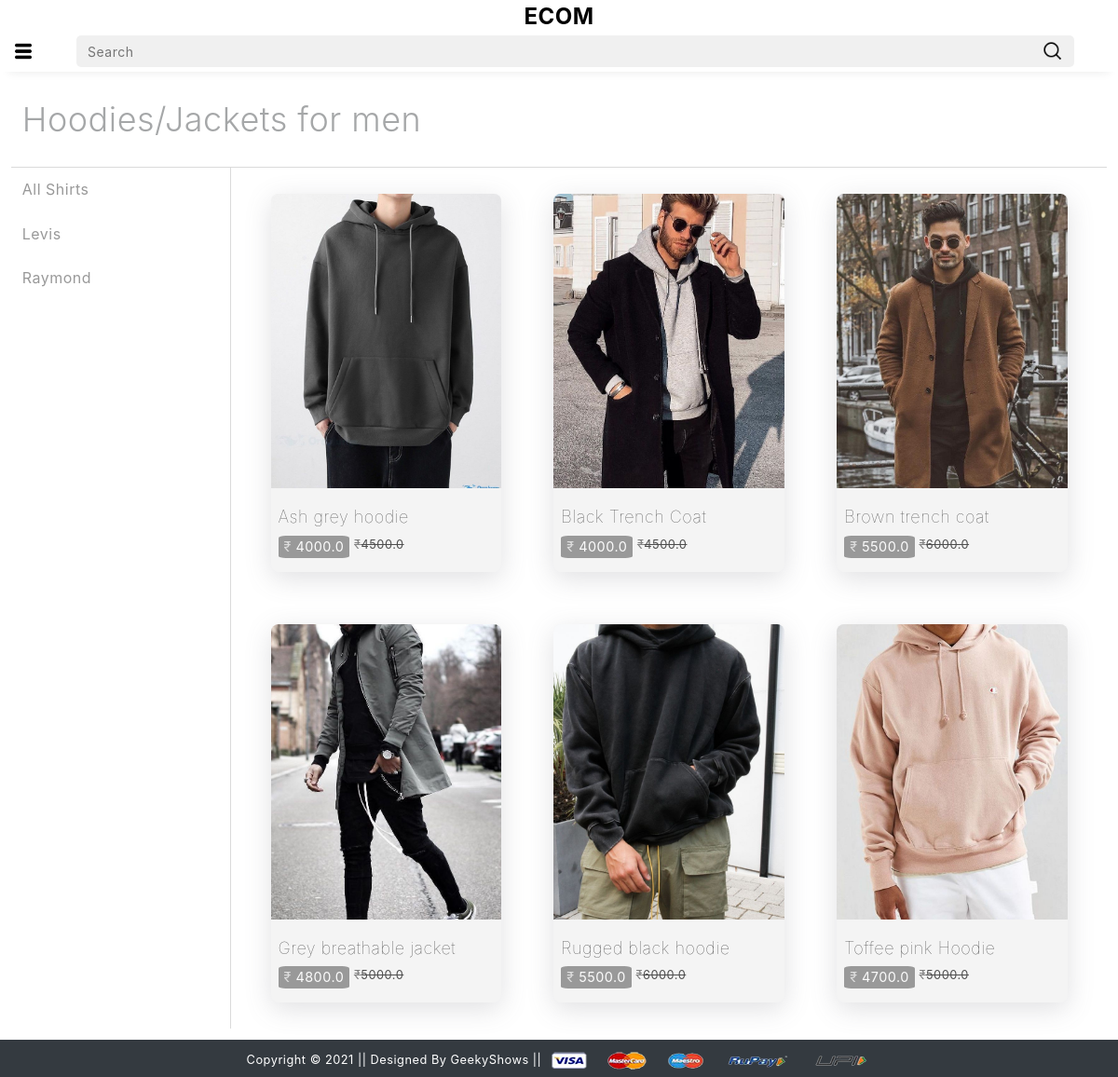
Page /mhoodjack/ on the committed database.
### app/models.py (models this page shows)
class Product(models.Model):
    title=models.CharField(max_length=100)
    selling_price=models.FloatField()
    discounted_price=models.FloatField()
    description=models.TextField()
    brand=models.CharField(max_length=100)
    category=models.CharField(choices=CATEGORY_CHOICES,max_length=3)
    product_image=models.ImageField(upload_to='productimg')

### app/views.py (the view)
# urls.py: path('mhoodjack/', views.mhoodjack, name='mhoodjack'),
def mhoodjack(request,data=None):
    if data == None:
        mhoodjack = Product.objects.filter(category='MHJ')
    elif data == 'Levis' or data == 'Raymond':
        mhoodjack = Product.objects.filter(category='MHJ').filter(brand=data)
    return render(request, 'app/mhoodjack.html',{'mhoodjack':mhoodjack})

### app/templates/app/mhoodjack.html (shortened to what this page needs)
{% extends 'app/base.html' %}
{% load static %}
{% block main-content %}
<div class="all-products-main">
    <div class="all-products-header">Hoodies/Jackets for men</div>
    <div class="all-products-body">
      <div class="all-filters">
        <a
          href="{% url 'wdress'%}"
          class=""
          >All Shirts</a
        >
        <a
          href="{% url 'wdressdata' 'Levis' %}"
          class=""
          >Levis</a
        >
        <a
          href="{% url 'wdressdata' 'Raymond' %}"
          class=""
          >Raymond</a
        >
      </div>
      <div class="all-items">
        {% for product in mhoodjack %}
        <a class="each-slide-item" href="{% url 'product-detail' product.id %}">
          <div class="slide-item-img">
            <img src="{{product.product_image.url}}" alt="not found" />
          </div>
          <div class="slide-item-details">
            <div class="slide-item-title light w-100">
              {{product.title}}
            </div>
            <div class="slide-item-price-outer">
              <div class="slide-item-price light">
                <span class="light">&#8377;</span> {{product.discounted_price}}
              </div>
              <small class="light">
                <span class="light">&#8377;</span>{{product.selling_price}}
              </small>
            </div>
          </div>
        </a>
        {% endfor %}
      </div>
    </div>
  </div>
{% endblock main-content %}

### app/static/app/css/style.css (style rules this page uses)
* { user-select: none; letter-spacing: 0.5px; font-weight: 400; }
.w-100 { font-weight: 100; }
div > a { text-decoration: none; color: black; }
.each-slide-item { display: flex; flex-direction: column; background-color: rgba(128, 128, 128, 0.091); aspect-ratio: 1/1.6; border-radius: 8px; justify-content: space-between; gap: 10px; }
.slide-item-img { border-top-left-radius: 8px; border-top-right-radius: 8px; height: 80%; }
.slide-item-img > img { border-top-left-radius: 8px; border-top-right-radius: 8px; object-fit: cover; height: 100%; width: 100%; }
.slide-item-details { height: 20%; display: flex; flex-direction: column; justify-content: space-evenly; padding: 0px 8px 8px 8px; }
.slide-item-price { font-size: 4vw; background-color: rgba(0, 0, 0, 0.548); width: max-content; color: white; padding: 0.05vw 1.3vw 0.1vw 1.3vw; border-radius: 10%; }
.slide-item-title { font-size: 5vw; color: black; width: 100%; overflow: hidden; white-space: nowrap; text-overflow: ellipsis; }
.all-products-main { display: flex; flex-direction: column; gap: 1vw; padding: 1%; }
.all-products-header { font-weight: 300; font-size: 6vw; display: flex; align-items: center; height: 100%; padding: 1%; opacity: 0.4; }
.all-products-body { display: flex; flex-direction: column; height: 100%; width: 100%; align-items: center; }
.all-filters { display: flex; flex-direction: column; width: 100%; height: 100%; border-top: 0.5px solid rgba(0, 0, 0, 0.144); border-bottom: 0.5px solid rgba(0, 0, 0, 0.144); }
.all-filters > a { padding: 3%; transition: 0.2s ease-in-out; opacity: 0.4; }
.all-items { width: 80%; height: 100%; display: flex; flex-wrap: wrap; align-items: center; justify-content: center; }
.all-items > .each-slide-item { margin: 10% auto; transition: 0.3s ease-in-out; box-shadow: rgba(100, 100, 111, 0.2) 0px 7px 29px 0px; }
.slide-item-price-outer { width: 100%; display: flex; flex-direction: row; gap: 2%; }
.slide-item-price-outer > small { text-decoration: line-through; }
.mrp, .light { opacity: 0.68; }
@media (min-width: 400px) { .slide-item-price { font-size: 2.2vw; padding: 0.05vw 1vw 0.1vw 1vw; } }
@media (min-width: 400px) { .slide-item-title { font-size: 2.5vw; } }
@media (min-width: 400px) { .all-products-header { font-size: 5vw; } }
@media (min-width: 400px) { .all-items > .each-slide-item > .slide-item-details > .slide-item-price-outer > .slide-item-price { font-size: 4vw; padding: 0.05vw 1.3vw 0.1vw 1.3vw; } }
@media (min-width: 400px) { .all-items > .each-slide-item > .slide-item-details > .slide-item-title { font-size: 5vw; } }
@media (min-width: 600px) { .all-items > .each-slide-item > .slide-item-details > .slide-item-price-outer > .slide-item-price, .slide-item-price { font-size: 1.6vw; padding: 0.05vw 0.8vw 0.1vw 0.8vw; } }
@media (min-width: 600px) { .all-items > .each-slide-item > .slide-item-details > .slide-item-title, .slide-item-title { font-size: 1.8vw; } }
@media (min-width: 600px) { .all-products-header { font-size: 4vw; } }
@media (min-width: 600px) { .all-products-body { flex-direction: row; align-items: flex-start; } }
@media (min-width: 600px) { .all-filters { width: 20%; border-bottom: 0px; } }
@media (min-width: 600px) { .all-filters > a { padding: 5%; } }
@media (min-width: 600px) { .all-items { border-top: 0.5px solid rgba(0, 0, 0, 0.144); border-left: 0.5px solid rgba(0, 0, 0, 0.144); } }
@media (min-width: 600px) { .all-items > .each-slide-item { width: 40%; margin: 5% 5%; } }
@media (min-width: 1000px) { .all-items > .each-slide-item > .slide-item-details > .slide-item-price-outer > .slide-item-price, .slide-item-price { font-size: 1.2vw; padding: 0.05vw 0.5vw 0.1vw 0.5vw; } }
@media (min-width: 1000px) { .all-items > .each-slide-item > .slide-item-details > .slide-item-title, .slide-item-title { font-size: 1.5vw; } }
@media (min-width: 1000px) { .all-products-header { font-size: 3vw; } }
@media (min-width: 1000px) { .all-items > .each-slide-item { width: 26.33%; margin: 3% 3%; } }

### rows in the picture
Product: product_image (picture), title "Ash grey hoodie", discounted_price "4000.0", selling_price "4500.0"
Product: product_image (picture), title "Black Trench Coat", discounted_price "4000.0", selling_price "4500.0"
Product: product_image (picture), title "Brown trench coat", discounted_price "5500.0", selling_price "6000.0"
Product: product_image (picture), title "Grey breathable jacket", discounted_price "4800.0", selling_price "5000.0"
Product: product_image (picture), title "Rugged black hoodie", discounted_price "5500.0", selling_price "6000.0"
Product: product_image (picture), title "Toffee pink Hoodie", discounted_price "4700.0", selling_price "5000.0"
